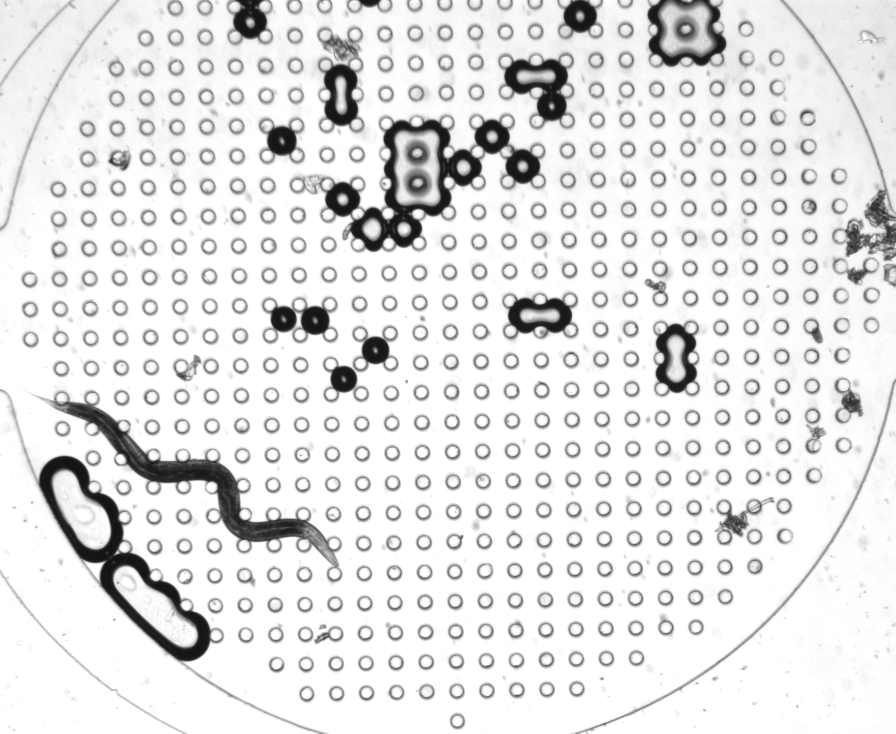
#> input picture temp_image_processing/first_frame.jpg, 2688 x 2200 px (shown at 1/3 size); its folder holds only this picture in this run
$ python -i try14.py   (imports and definitions only)
#> lines starting #> are read from the running program, lines starting #| are printed output that depends on the picture; after the words box and inside, x2 and y2 are one past the last pixel; in counts of white or black regions, pixels touching at a corner belong together
#> further down, picture is the input picture: shape (2200, 2688, 3); min 16, max 255, mean 226.8
import cv2
import numpy as np
import tkinter as tk
from tkinter import filedialog, messagebox
from PIL import Image, ImageTk
from tkinter import Toplevel
from scipy.interpolate import splev, splprep
from skimage.morphology import skeletonize
import networkx as nx
import matplotlib.pyplot as plt
from scipy.stats import ks_2samp
import threading

# -------------------- Helper Functions -------------------- #

def display_results(title, image, scale=1, parent=None):
    """
    Display an image in a Tkinter window.

    Parameters:
    - title (str): Title of the window.
    - image (np.array): Image to display.
    - scale (int): Scaling factor for display.
    - parent: Parent Tkinter window.
    """
    if image is None or image.size == 0:
        print(f"Cannot display {title}: Image is invalid.")
        return

    height, width = image.shape[:2]
    new_dimensions = (int(width * scale), int(height * scale))
    resized_image = cv2.resize(image, new_dimensions, interpolation=cv2.INTER_LINEAR)

    if len(resized_image.shape) == 3 and resized_image.shape[2] == 3:
        image_rgb = cv2.cvtColor(resized_image, cv2.COLOR_BGR2RGB)
    else:
        image_rgb = resized_image

    pil_image = Image.fromarray(image_rgb)
    tk_image = ImageTk.PhotoImage(pil_image)
    window = Toplevel(parent)
    window.title(title)
    label = tk.Label(window, image=tk_image)
    label.image = tk_image
    label.pack()
    window.geometry(f"{new_dimensions[0]}x{new_dimensions[1]}")

# [387 lines left out: functions get_boundary_points_from_contour, skeletonize_worm, build_graph_from_skeleton, find_skeleton_endpoints, extract_backbone_from_skeleton, refine_endpoints and 3 more, not called in this run]

# -------------------- Main Functions -------------------- #

def segment_worm(frame, OriginalSettings=True, parent=None):
#> called with OriginalSettings = True
    print("Segmenting worm...")
    frame = cv2.resize(frame, (640, 480))
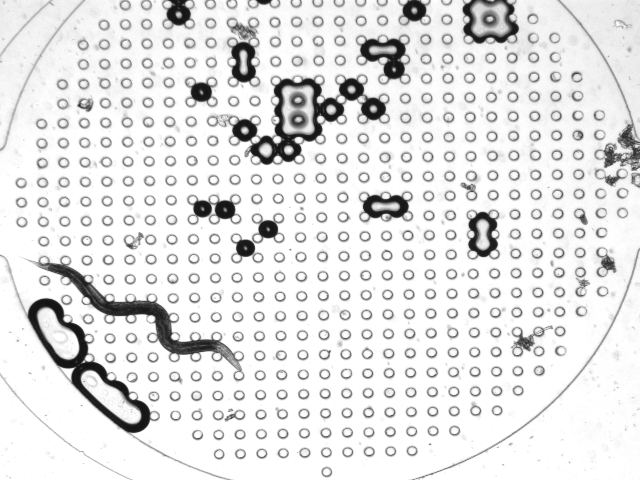
#> frame: shape (480, 640, 3); min 17, max 255, mean 226.8
    display_results("Original Frame", frame, scale=2, parent=parent)
    if OriginalSettings:
        # Original settings
        gray = cv2.cvtColor(frame, cv2.COLOR_BGR2GRAY)
        plt.hist(gray.ravel(), 256, [0, 256], log=True)
        plt.show()
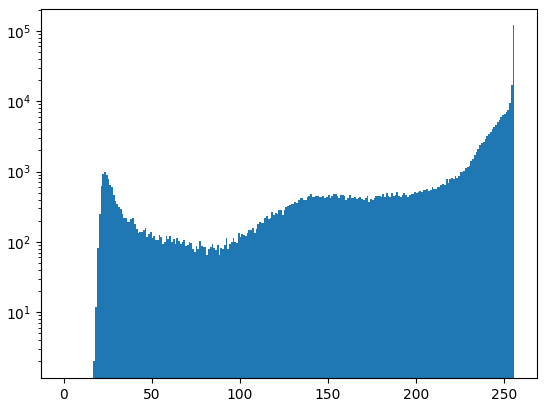
#> figure drawn by matplotlib, 1 panel; tallest bar 119444 high, from x = 255 to 256

        gray_equalized = cv2.equalizeHist(gray)
        display_results("Contrast Enhanced Image", gray_equalized, scale=2, parent=parent)

        blurred = cv2.GaussianBlur(gray_equalized, (3, 3), 0)
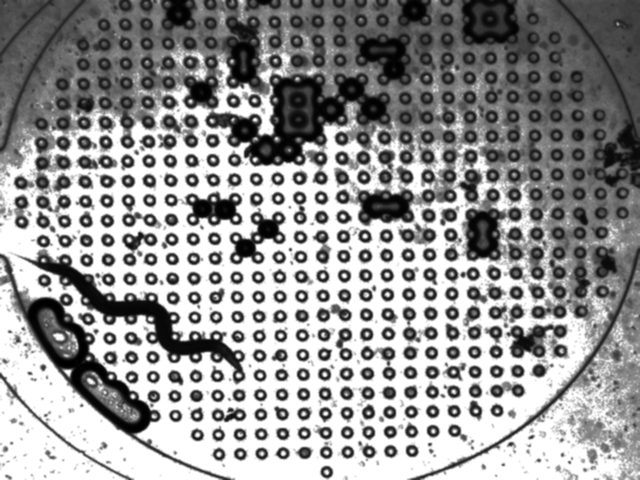
#> blurred: shape (480, 640); min 0, max 255, mean 147.9
        display_results("Blurred Image", blurred, scale=2, parent=parent)

        kernel_size = (3, 3)
        iterations = 2
        median_blur_size = 5

    else:
        # Alternative settings
        gray = cv2.cvtColor(frame, cv2.COLOR_BGR2GRAY)
        display_results("Grayscale Image", gray, scale=2, parent=parent)

        gray_equalized = cv2.equalizeHist(gray)
        display_results("Contrast Enhanced Image", gray_equalized, scale=2, parent=parent)

        blurred = cv2.GaussianBlur(gray_equalized, (3, 3), 1)
        display_results("Blurred Image", blurred, scale=2, parent=parent)

        kernel_size = (5, 5)
        iterations = 1
        median_blur_size = 7

    block_size = 15
    C = 3
    binary = cv2.adaptiveThreshold(
        blurred, 255, cv2.ADAPTIVE_THRESH_GAUSSIAN_C,
        cv2.THRESH_BINARY_INV, block_size, C)
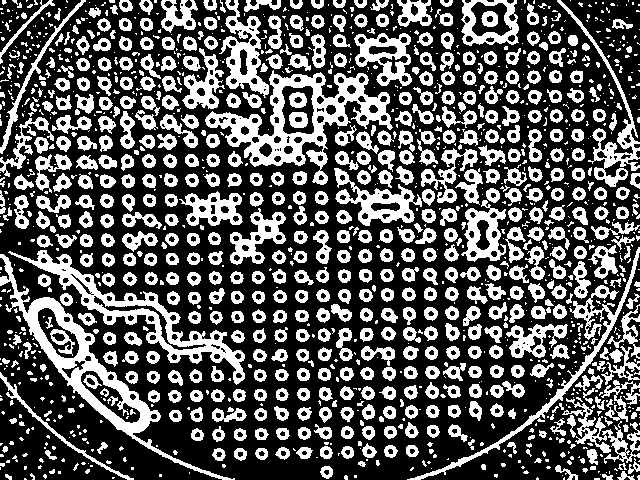
#> binary: shape (480, 640); 35.6% white; 1457 white regions (846 under 20 px), largest, box (x1, y1, x2, y2) and area: (205, 70, 393, 185) 6039, (0, 254, 235, 480) 5109, (8, 250, 245, 385) 4502
    display_results("Binary Image", binary, scale=2, parent=parent)

    kernel = cv2.getStructuringElement(cv2.MORPH_ELLIPSE, kernel_size)
    opened = cv2.morphologyEx(binary, cv2.MORPH_OPEN, kernel, iterations=iterations)
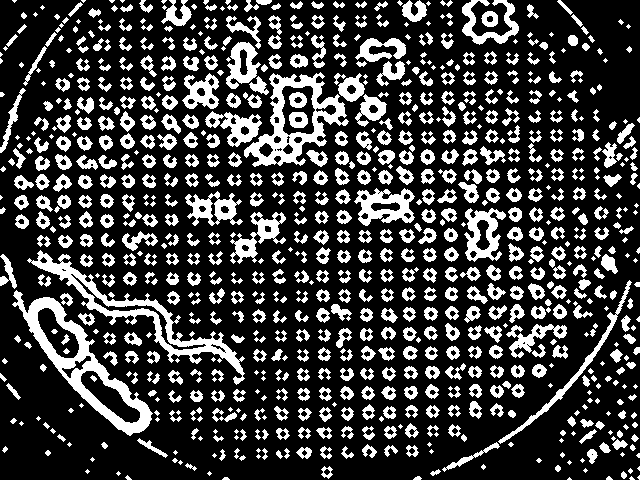
#> opened: shape (480, 640); 25.1% white; 872 white regions (244 under 20 px)
    display_results("Morphologically Cleaned Image", opened, scale=2, parent=parent)

    contours, hierarchy = cv2.findContours(
        opened, cv2.RETR_EXTERNAL, cv2.CHAIN_APPROX_SIMPLE)
#> contours = 866 contours, 315 with area under 20; largest, box (x1, y1, x2, y2) and area: (12, 290, 153, 436) 6163, (244, 72, 349, 167) 4734, (27, 250, 245, 385) 3900, (354, 188, 415, 226) 1420, (464, 208, 506, 262) 1315
    print(f"Total Contours Found: {len(contours)}")
#| Total Contours Found: 866

    if not contours:
        messagebox.showerror("Error", "No contours found.")
        return None, None, None, None, None

    worm_contour = None
    max_length = 0
    for idx, cnt in enumerate(contours):
        length = cv2.arcLength(cnt, closed=False)
        x_cnt, y_cnt, w_cnt, h_cnt = cv2.boundingRect(cnt)
        aspect_ratio = float(h_cnt) / w_cnt if w_cnt != 0 else 0
        # print(f"Contour {idx+1}: Length={length:.2f}, Aspect Ratio={aspect_ratio:.2f}")
        if length > max_length and aspect_ratio > 0.5:
            max_length = length
            worm_contour = cnt
#> this loop made 866 passes
#> (length, x_cnt, y_cnt, w_cnt, h_cnt, aspect_ratio, max_length, worm_contour) on passes 1, 3: (6.83, 567, 477, 5, 3, 0.6, 6.83, [[569, 477], [567, 479], [571, 479]]), (8.24, 629, 476, 6, 4, 0.667, 8.24, [[631, 476], [629, 478], [630, 479], [634, 479]])
#> (length, x_cnt, y_cnt, w_cnt, h_cnt, aspect_ratio, max_length) on passes 4, 8, 11, 16, 42, 43: (14.07, 606, 476, 7, 4, 0.571, 14.07), (14.49, 621, 471, 6, 8, 1.33, 14.49), (23.8, 430, 469, 11, 7, 0.636, 23.8), (40.77, 321, 466, 12, 13, 1.08, 40.77), (43.77, 296, 447, 16, 12, 0.75, 43.77), (44.18, 341, 446, 13, 13, 1, 44.18)
#> after the loop, max_length = 1010.1; worm_contour = contour of 399 points, box (x1, y1, x2, y2) (27, 250, 245, 385), area 3900

    if worm_contour is None:
        messagebox.showerror("Error", "Worm contour could not be detected.")
        return None, None, None, None, None

    print(f"Selected Worm Contour Length: {max_length:.2f}")
#| Selected Worm Contour Length: 1010.12

    worm_mask = np.zeros_like(gray)
    cv2.drawContours(worm_mask, [worm_contour], -1, 255, -1)
#> worm_mask: shape (480, 640); 1.4% white; 1 white region, box (x1, y1, x2, y2) and area: (27, 250, 245, 385) 4298
    display_results("Worm Mask", worm_mask, scale=2, parent=parent)

    # Apply median filter to smooth the mask
    worm_mask_filtered5 = cv2.medianBlur(worm_mask, median_blur_size)
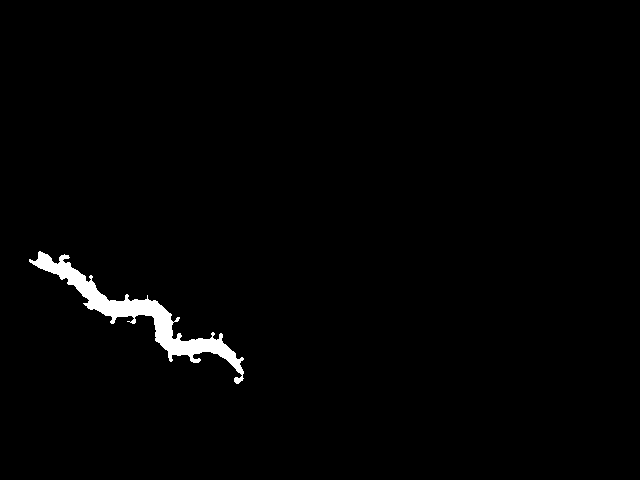
#> worm_mask_filtered5: shape (480, 640); 1.4% white; 1 white region, box (x1, y1, x2, y2) and area: (29, 251, 244, 384) 4264
    display_results("Worm Mask Median Filter5", worm_mask_filtered5, scale=2, parent=parent)

    segmented_worm = cv2.bitwise_and(frame, frame, mask=worm_mask_filtered5)
    display_results("Segmented Worm", segmented_worm, scale=2, parent=parent)

    # Get the bounding rectangle of the worm contour
    x, y, w, h = cv2.boundingRect(worm_contour)
#> x = 27; y = 250; w = 218; h = 135
    x, y = max(x, 0), max(y, 0)
    x_end, y_end = min(x + w, frame.shape[1]), min(y + h, frame.shape[0])
#> x_end = 245; y_end = 385

    # Crop the segmented worm image to the bounding rectangle
    cropped_worm = segmented_worm[y:y_end, x:x_end]
    display_results("Cropped Worm", cropped_worm, scale=2, parent=parent)
#> in display_results (call 9), `resized_image = cv2.resize(image, new_dimensions, interpolation=cv2.IN..`:
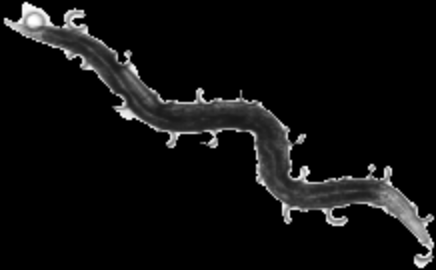
#> resized_image: shape (270, 436, 3); min 0, max 255, mean 15.1

    print(f"Cropped worm shape: {cropped_worm.shape}, bounding box: ({x},{y}) to ({x_end},{y_end})")
#| Cropped worm shape: (135, 218, 3), bounding box: (27,250) to (245,385)

    return worm_mask_filtered5, worm_contour, cropped_worm, x, y

# [164 lines left out: functions histogram_matching_from_images, process_video, load_video, main, not called in this run]

# [2 lines not run here, left out]

>>> import cv2
>>> picture = cv2.imread('first_frame.jpg')
>>> result = segment_worm(picture)
#> result = 5 items

$ run again, on temp_image_processing/Worm1.png
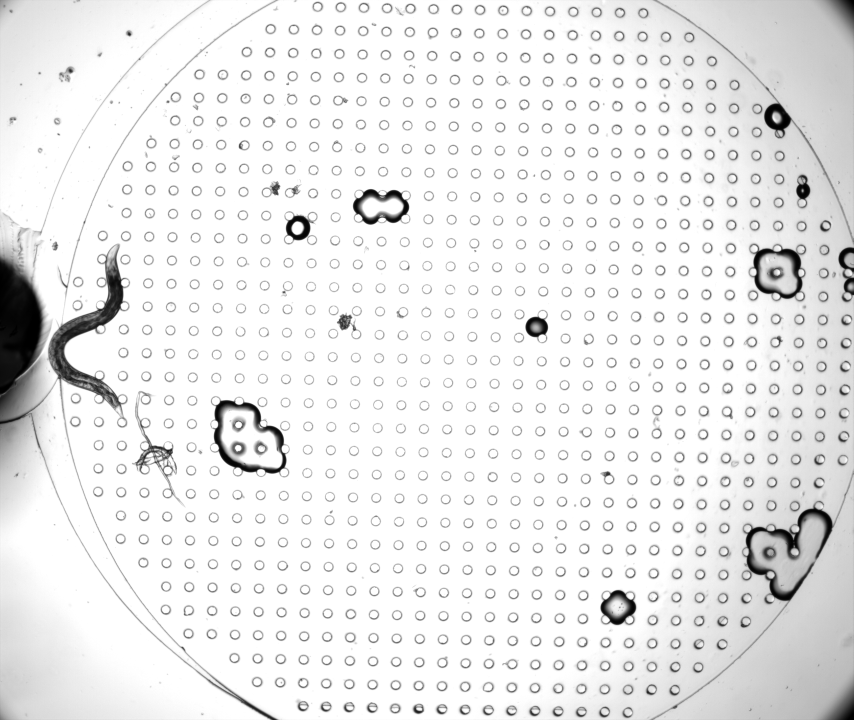
#> input picture temp_image_processing/Worm1.png, 2560 x 2160 px (shown at 1/3 size)
#> picture is the input picture: shape (2160, 2560, 3); min 0, max 255, mean 234.7
#> resized_image: shape (960, 1280)
#> in segment_worm, `binary = cv2.adaptiveThreshold( blurred, 255, cv2.ADAPTIVE_THRESH_GAUS..`:
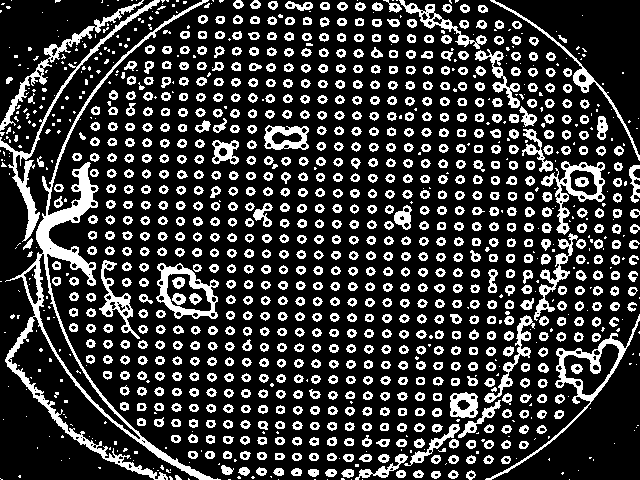
#> binary: shape (480, 640); 22.3% white; 1188 white regions (390 under 20 px), largest, box (x1, y1, x2, y2) and area: (5, 0, 221, 480) 6823, (0, 0, 160, 242) 1654, (485, 314, 640, 480) 1632
#> opened: shape (480, 640); 4.8% white; 222 white regions (97 under 20 px)
#> contours = 222 contours, 118 with area under 20; largest, box (x1, y1, x2, y2) and area: (36, 162, 94, 279) 1696, (160, 266, 214, 316) 713, (264, 126, 307, 150) 694, (13, 175, 39, 239) 442, (450, 392, 478, 418) 433
#| Total Contours Found: 222
#> the loop in segment_worm, `for idx, cnt in enumerate(contours):` made 222 passes
#> (length, x_cnt, y_cnt, w_cnt, h_cnt, aspect_ratio, max_length) on passes 1, 2, 6, 16, 30, 105, 145: (10.24, 175, 475, 7, 5, 0.714, 10.24), (17.07, 157, 474, 8, 6, 0.75, 17.07), (37.94, 359, 469, 13, 9, 0.692, 37.94), (59.6, 130, 465, 25, 13, 0.52, 59.6), (168.5, 143, 441, 70, 39, 0.557, 168.5), (318.6, 160, 266, 54, 50, 0.926, 318.6), (374.5, 36, 162, 58, 117, 2.02, 374.5)
#> after the loop in segment_worm, `for idx, cnt in enumerate(contours):`: max_length = 374.5; worm_contour = contour of 151 points, box (x1, y1, x2, y2) (36, 162, 94, 279), area 1696
#| Selected Worm Contour Length: 374.52
#> worm_mask: shape (480, 640); 0.6% white; 1 white region, box (x1, y1, x2, y2) and area: (36, 162, 94, 279) 1851
#> worm_mask_filtered5: shape (480, 640); 0.6% white; 1 white region, box (x1, y1, x2, y2) and area: (36, 163, 93, 278) 1844
#> resized_image: shape (960, 1280, 3)
#> x = 36; y = 162; w = 58; h = 117
#> x_end = 94; y_end = 279
#> in display_results (call 9), `resized_image = cv2.resize(image, new_dimensions, interpolation=cv2.IN..`:
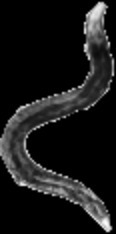
#> resized_image: shape (234, 116, 3); min 0, max 252, mean 24.9
#| Cropped worm shape: (117, 58, 3), bounding box: (36,162) to (94,279)
#> result = 5 items

$ run again, on temp_image_processing/Worm3.png
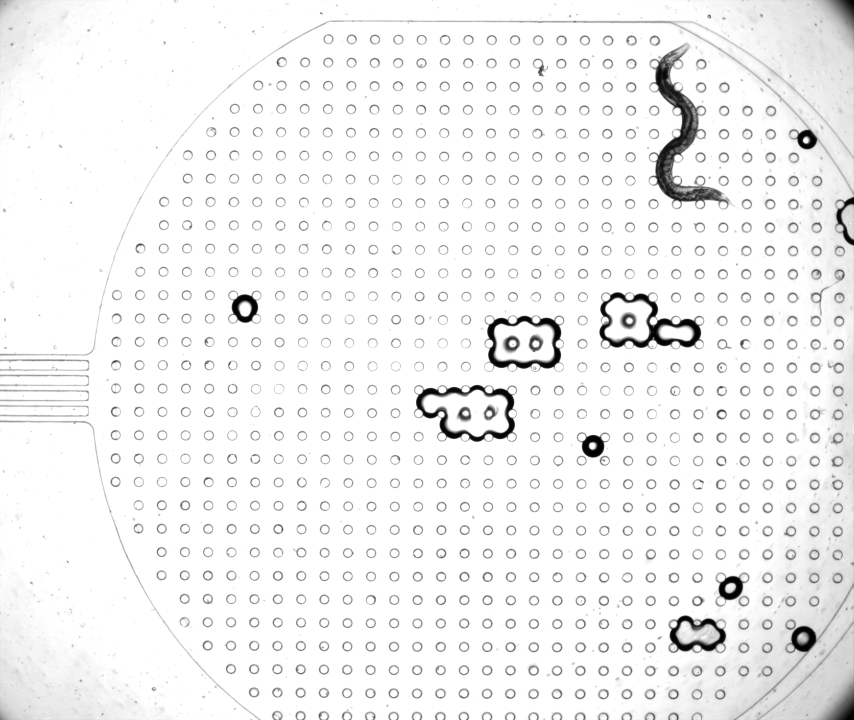
#> input picture temp_image_processing/Worm3.png, 2560 x 2160 px (shown at 1/3 size)
#> picture is the input picture: shape (2160, 2560, 3); min 0, max 255, mean 242.2
#> resized_image: shape (960, 1280)
#> in segment_worm, `binary = cv2.adaptiveThreshold( blurred, 255, cv2.ADAPTIVE_THRESH_GAUS..`:
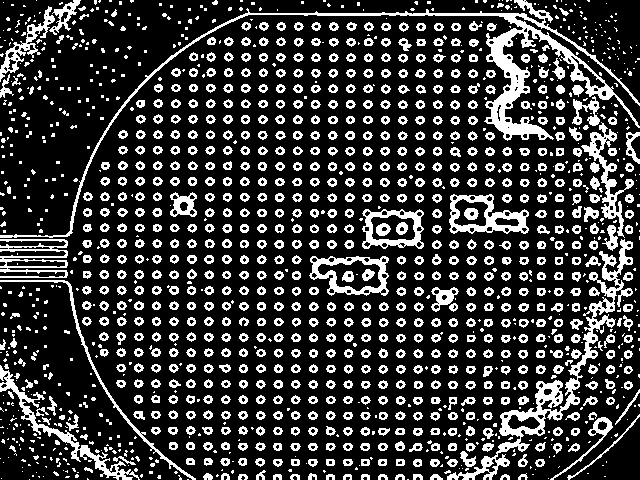
#> binary: shape (480, 640); 22.5% white; 1502 white regions (713 under 20 px), largest, box (x1, y1, x2, y2) and area: (0, 0, 640, 238) 6248, (447, 239, 633, 480) 4195, (0, 365, 140, 480) 1539
#> opened: shape (480, 640); 4.6% white; 182 white regions (61 under 20 px)
#> contours = 182 contours, 89 with area under 20; largest, box (x1, y1, x2, y2) and area: (490, 28, 549, 138) 1811, (499, 380, 563, 437) 888, (449, 200, 526, 232) 654, (502, 13, 573, 59) 418, (365, 212, 421, 246) 404
#| Total Contours Found: 182
#> the loop in segment_worm, `for idx, cnt in enumerate(contours):` made 182 passes
#> (length, x_cnt, y_cnt, w_cnt, h_cnt, aspect_ratio, max_length, worm_contour) on pass 1: (8.49, 567, 475, 5, 5, 1, 8.49, [[569, 475], [567, 477], [569, 479], [571, 477]])
#> after the loop in segment_worm, `for idx, cnt in enumerate(contours):`: max_length = 395.4; worm_contour = contour of 155 points, box (x1, y1, x2, y2) (490, 28, 549, 138), area 1811
#| Selected Worm Contour Length: 395.39
#> worm_mask: shape (480, 640); 0.64% white; 1 white region, box (x1, y1, x2, y2) and area: (490, 28, 549, 138) 1973
#> worm_mask_filtered5: shape (480, 640); 0.64% white; 1 white region, box (x1, y1, x2, y2) and area: (491, 28, 548, 137) 1958
#> resized_image: shape (960, 1280, 3)
#> x = 490; y = 28; w = 59; h = 110
#> x_end = 549; y_end = 138
#> in display_results (call 9), `resized_image = cv2.resize(image, new_dimensions, interpolation=cv2.IN..`:
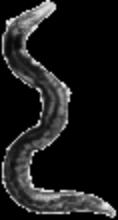
#> resized_image: shape (220, 118, 3); min 0, max 245, mean 28.8
#| Cropped worm shape: (110, 59, 3), bounding box: (490,28) to (549,138)
#> result = 5 items
